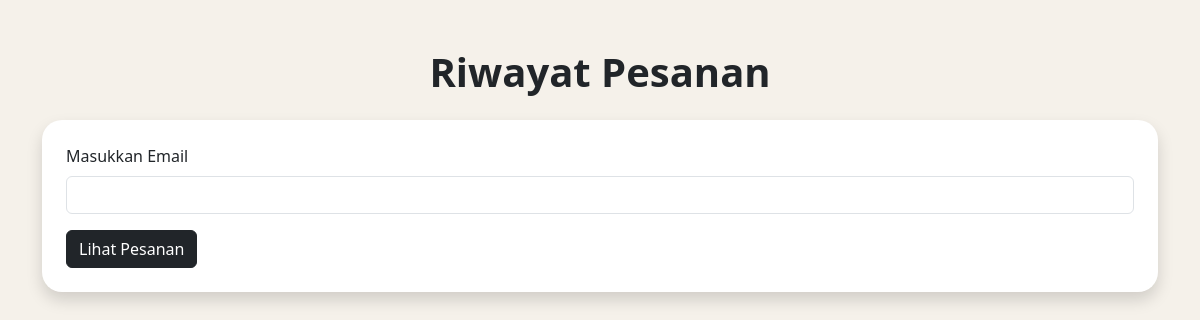
/riwayat.php?email=nurhayyuf@gmail.com, run on an earlier commit of the app's database.
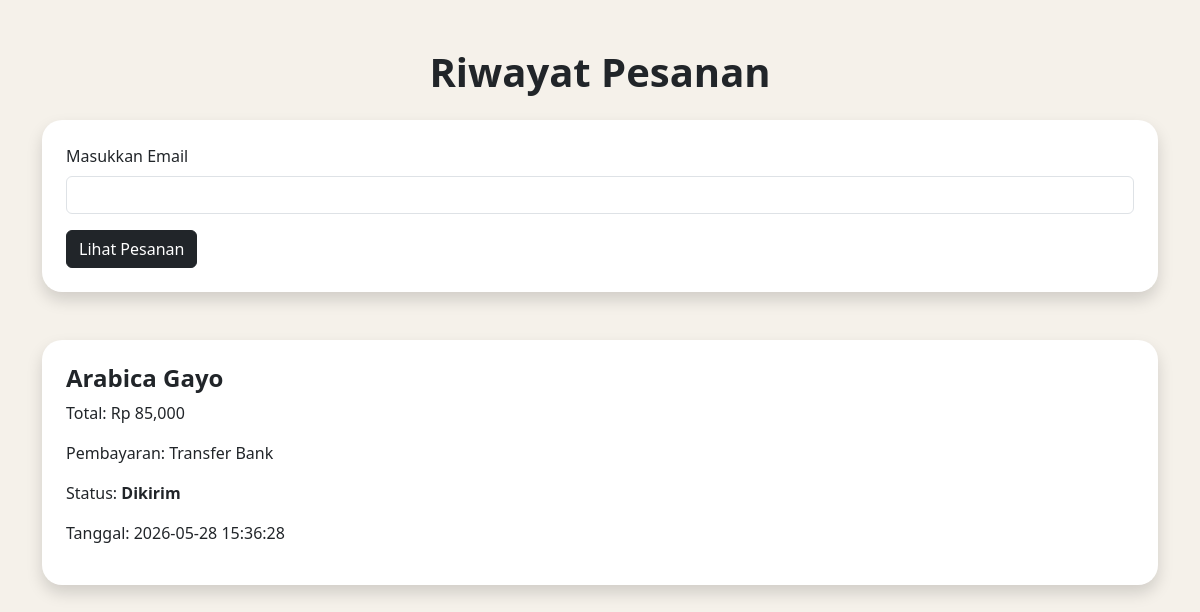
And on a later commit of the database.
### tables this page shows
CREATE TABLE IF NOT EXISTS `pesanan` (
  `id` int NOT NULL AUTO_INCREMENT,
  `nama` varchar(100) DEFAULT NULL,
  `email` varchar(100) DEFAULT NULL,
  `alamat` text,
  `produk` varchar(100) DEFAULT NULL,
  `harga` int DEFAULT NULL,
  `payment` varchar(50) DEFAULT NULL,
  `status_pesanan` varchar(50) DEFAULT 'Menunggu Pembayaran',
  `bukti_transfer` varchar(255) DEFAULT NULL,
  `tanggal` timestamp NULL DEFAULT CURRENT_TIMESTAMP,
  PRIMARY KEY (`id`)
);

### riwayat.php (the view, shortened to what this page needs)
<?php
include 'config/koneksi.php';
$data = null;
if(isset($_GET['email'])){
    $email = $_GET['email'];
    $data = mysqli_query($conn,
    "SELECT * FROM pesanan
    WHERE email='$email'
    ORDER BY id DESC"
    );
}
?>
<!DOCTYPE html>
<html lang="id">
<head>
    <link href="https://cdn.jsdelivr.net/npm/bootstrap@5.3.3/dist/css/bootstrap.min.css" rel="stylesheet">
</head>
<body>
<div class="container py-5">
    <h1 class="fw-bold mb-4 text-center">
        Riwayat Pesanan
    </h1>
    <div class="box shadow p-4 mb-5">
        <form method="GET">
            <label class="mb-2">
                Masukkan Email
            </label>
            <input
            type="email"
            name="email"
            class="form-control mb-3"
            required>
            <button class="btn btn-dark">
                Lihat Pesanan
            </button>
        </form>
    </div>
    <?php if($data != null){ ?>
        <?php while($d = mysqli_fetch_array($data)){ ?>
            <div class="box shadow p-4 mb-4">
                <h4 class="fw-bold">
                    <?php echo $d['produk']; ?>
                </h4>
                <p>
                    Total:
                    Rp <?php echo number_format($d['harga']); ?>
                </p>
                <p>
                    Pembayaran:
                    <?php echo $d['payment']; ?>
                </p>
                <p>
                    Status:
                    <b>
                    <?php echo $d['status_pesanan']; ?>
                    </b>
                </p>
                <p>
                    Tanggal:
                    <?php echo $d['tanggal']; ?>
                </p>
            </div>
        <?php } ?>
    <?php } ?>
</div>
</body>
</html>

What changed in the data, as far as the page shows it:
added pesanan: produk "Arabica Gayo", harga "85,000", payment "Transfer Bank", status_pesanan "Dikirim", tanggal "2026-05-28 15:36:28"
